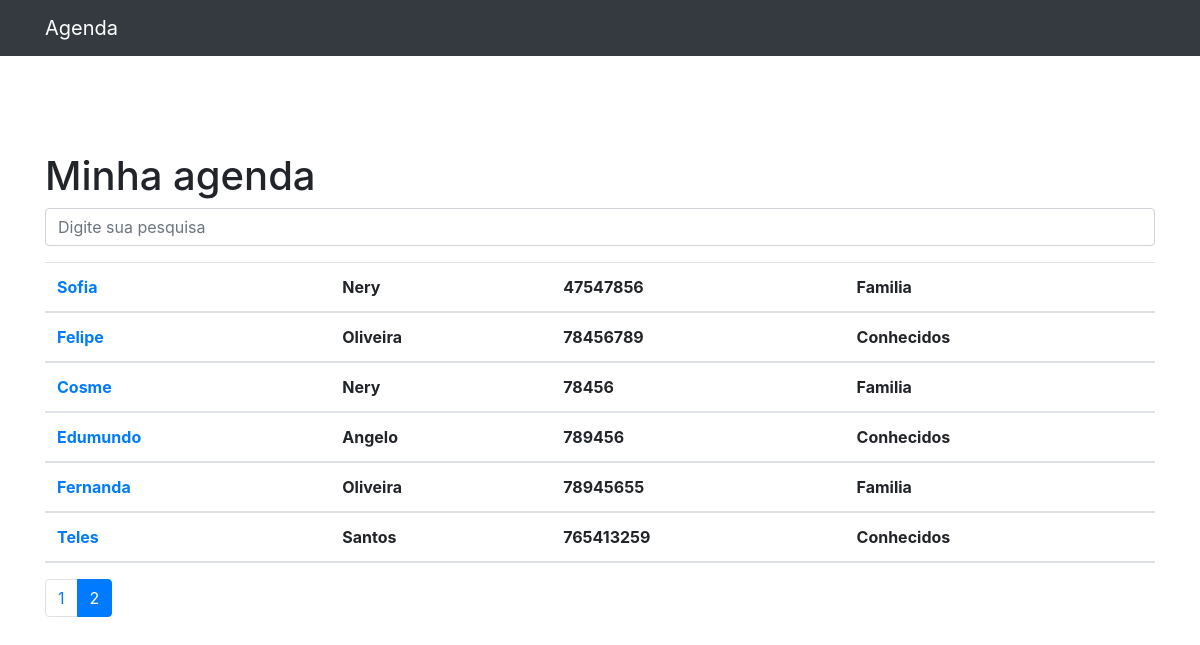
Page /?p=2 on the committed database.
### contatos/models.py (models this page shows, shortened)
class Contato(models.Model):
    nome = models.CharField(max_length=255)
    sobrenome = models.CharField(max_length=255)
    telefone = models.CharField(max_length=255)
    email = models.CharField(max_length=255, blank=True)
    data = models.DateTimeField(default=timezone.now)
    descriacao = models.CharField(max_length=255, blank=True)
    contegoria = models.ForeignKey(Contegoria, on_delete=models.DO_NOTHING)
    mostra = models.BooleanField(default=True)
    foto = models.ImageField(blank=True, upload_to='fotos/%Y/%m')

class Contegoria(models.Model):
    nome = models.CharField(max_length=255)
    def __str__(self):
        return self.nome

### contatos/views.py (the view)
# urls.py: path('', views.index, name='index'),
def index(request):
    contatos = Contato.objects.all()
    paginator = Paginator(contatos, 7)
    page = request.GET.get('p')
    contatos = paginator.get_page(page)
    return render(request, 'contatos/index.html', {'contatos': contatos})

### contatos/templates/contatos/index.html
{% extends 'base.html'%}
{%block conteudo %}
 <h1 class="mt-5">Minha agenda</h1>
    {% include 'parcias/_busca.html' %}
        <table class="table">
            {% for contato in contatos%}
            {% if contato.mostra%}
                 <thead>
            <tr>
              <th><a href="{% url 'ver_contato' contato.id %}">{{ contato.nome }}</a></th>
              <th>{{ contato.sobrenome }}</th>
              <th>{{ contato.telefone }}</th>
              <th>{{ contato.contegoria }}</th>
            </tr>
            {% endif%}
            {%endfor%}
          </thead>
        </table>
<nav aria-label="Page navigation example">
  <ul class="pagination">
      {%for page in contatos.paginator.page_range %}
        {% if contatos.number == page %}
            <li class="page-item active "><a class="page-link" href="?p={{page}}">{{page}}</a></li>
        {%else%}
            <li class="page-item"><a class="page-link" href="?p={{page}}">{{page}}</a></li>
        {%endif%}
      {%endfor %}
  </ul>
</nav>
{%endblock%}

### rows in the picture
Contato: nome "Sofia", sobrenome "Nery", telefone "47547856", contegoria "Familia"
Contato: nome "Felipe", sobrenome "Oliveira", telefone "78456789", contegoria "Conhecidos"
Contato: nome "Cosme", sobrenome "Nery", telefone "78456", contegoria "Familia"
Contato: nome "Edumundo", sobrenome "Angelo", telefone "789456", contegoria "Conhecidos"
Contato: nome "Fernanda", sobrenome "Oliveira", telefone "78945655", contegoria "Familia"
Contato: nome "Teles", sobrenome "Santos", telefone "765413259", contegoria "Conhecidos"

### other values in the picture
{{ page }} "1"
{{ page }} "2"
